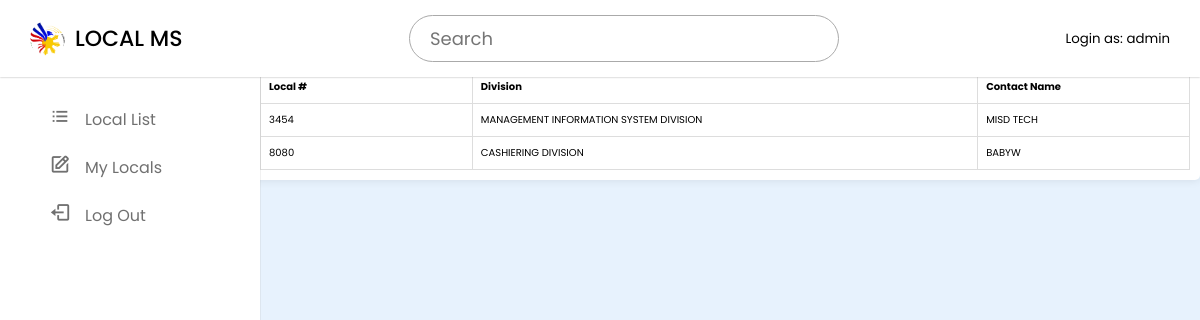
Screenshot of /user/user_local_list.php (signed in) with the database file from the repository.
### tables this page shows
CREATE TABLE `miaalocals_user_inputs` (
  `input_id` int(11) NOT NULL,
  `employee_id` int(11) DEFAULT NULL,
  `local` varchar(255) DEFAULT NULL,
  `office` varchar(255) DEFAULT NULL,
  `contact_name` varchar(255) NOT NULL,
  `full_name` varchar(255) NOT NULL,
  `user_office` varchar(255) DEFAULT NULL,
  `date_added` timestamp NOT NULL DEFAULT CURRENT_TIMESTAMP,
  `date_edited` timestamp NOT NULL DEFAULT CURRENT_TIMESTAMP ON UPDATE CURRENT_TIMESTAMP
);

### user/user_local_list.php (the view, shortened to what this page needs)
<?php
if (isset($_SESSION['admin_username'])) {
    $username = $_SESSION['admin_username'];
} elseif (isset($_SESSION['user_username'])) {
    $username = $_SESSION['user_username'];
    $employee_id = $_SESSION;
} else {
    $username = null;
    $employee_id = null;
}
?>
<!DOCTYPE html>
<html lang="en">
  <head>
    <link href="https://unpkg.com/boxicons@2.1.4/css/boxicons.min.css" rel="stylesheet" />
    <link rel="stylesheet" href="../CSS/style.css" />
    <link rel="stylesheet" href="../CSS/manage_locals.css" />
  </head>
  <body>
    <nav class="navbar">
    <div class="logo_item">
        <img src="../images/miaa-logo.jpg" alt="">LOCAL MS
    </div>
    <div class="search_bar">
        <input type="text" id="searchInput" placeholder="Search" onkeyup="filterTable()" />
    </div>
    <small>Login as: <?php echo htmlspecialchars($username); ?></small>
    </nav>
    <nav class="sidebar">
      <div class="menu_content">
        <ul class="menu_items">
        <li class="item">
        <a href="user_local_list.php" class="nav_link">
            <span class="navlink_icon">
            <i class='bx bx-list-ul'></i>
            </span>
            <span class="navlink">Local List</span>
        </a>
        </li>
        <li class="item active">
        <a href="user_manage_locals.php" class="nav_link">
            <span class="navlink_icon">
            <i class='bx bx-edit'></i>
            </span>
            <span class="navlink">My Locals</span>
        </a>
        </li>
      <li class="item">
        <a href="../index.php" class="nav_link" onclick="confirmLogout(event)">
          <span class="navlink_icon">
            <i class='bx bx-log-out'></i>
          </span>
          <span class="navlink">Log Out</span>
        </a>
      </li>
        </ul>
      </div>
    </nav>
    <div class="datagrid-container">
        <table class="datagrid">
            <thead>
                <tr>
                    <th>Local #</th>
                    <th>Division</th>
                    <th>Contact Name</th>
                </tr>
            </thead>
            <tbody id="tableBody">
            <?php
                include '../db.php';
                $query = "SELECT local, office, contact_name FROM miaalocals_user_inputs";
                $result = mysqli_query($conn, $query);
                if (mysqli_num_rows($result) > 0) {
                    while ($row = mysqli_fetch_assoc($result)) {
                        echo "<tr>
                                <td>{$row['local']}</td>
                                <td>{$row['office']}</td>
                                <td>{$row['contact_name']}</td>
                              </tr>";
                    }
                } else {
                    echo "<tr><td colspan='3'>No records found</td></tr>";
                }
            ?>
            </tbody>
        </table>
    </div>
  </body>
</html>

### CSS/style.css (style rules this page uses)
* { margin: 0; padding: 0; box-sizing: border-box; font-family: "Poppins", sans-serif; }
:root { --white-color: #fff; --blue-color: #000000; --grey-color: #707070; --grey-color-light: #aaa; }
body { background-color: #e7f2fd; transition: all 0.5s ease; }
.navbar { position: fixed; top: 0; width: 100%; left: 0; background-color: var(--white-color); display: flex; align-items: center; justify-content: space-between; padding: 15px 30px; z-index: 1000; box-shadow: 0 0 2px var(--grey-color-light); }
.logo_item { display: flex; align-items: center; column-gap: 10px; font-size: 22px; font-weight: 500; color: var(--blue-color); }
.navbar img { width: 35px; height: 35px; object-fit: cover; border-radius: 50%; }
.search_bar { height: 47px; max-width: 430px; width: 100%; }
.search_bar input { height: 100%; width: 100%; border-radius: 25px; font-size: 18px; outline: none; background-color: var(--white-color); color: var(--grey-color); border: 1px solid var(--grey-color-light); padding: 0 20px; }
.sidebar { background-color: var(--white-color); width: 260px; position: fixed; top: 0; left: 0; height: 100%; padding: 80px 20px; z-index: 100; overflow-y: scroll; box-shadow: 0 0 1px var(--grey-color-light); transition: all 0.5s ease; }
.menu_content { position: relative; }
.menu_items { padding: 0; list-style: none; }
.navlink_icon { position: relative; font-size: 22px; min-width: 50px; line-height: 40px; display: inline-block; text-align: center; border-radius: 6px; }
.navlink_icon::before { content: ""; position: absolute; height: 100%; width: calc(100% + 100px); left: -20px; }
.sidebar .nav_link { display: flex; align-items: center; width: 100%; padding: 4px 15px; border-radius: 8px; text-decoration: none; color: var(--grey-color); white-space: nowrap; }
:root { --sidebar-width: 250px; }

### CSS/manage_locals.css (style rules this page uses)
.datagrid-container { margin: 20px; padding: 10px; background: white; border-radius: 5px; box-shadow: 0 0 10px rgba(0, 0, 0, 0.1); transition: margin 0.3s ease, width 0.3s ease; margin-top: 60px; margin-left: 250px; width: calc(100% - 250px); }
.datagrid { width: 100%; border-collapse: collapse; }
.datagrid th, .datagrid td { border: 1px solid #ddd; width: 100px; padding: 8px; text-align: left; white-space: nowrap; font-size: 10px; }

### rows the page displays
miaalocals_user_inputs: local "3454", office "MANAGEMENT INFORMATION SYSTEM DIVISION", contact_name "MISD TECH"
miaalocals_user_inputs: local "8080", office "CASHIERING DIVISION", contact_name "BABYW"

### other values shown
$username "admin"
